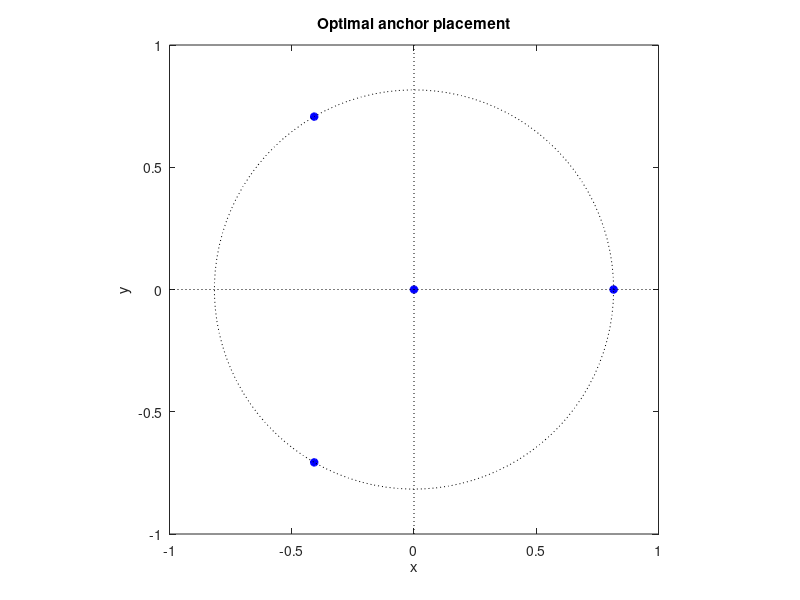
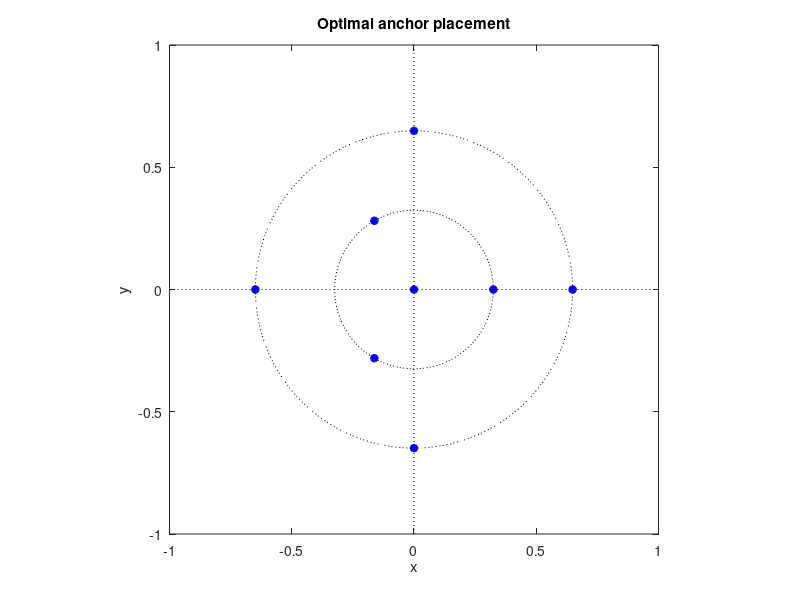
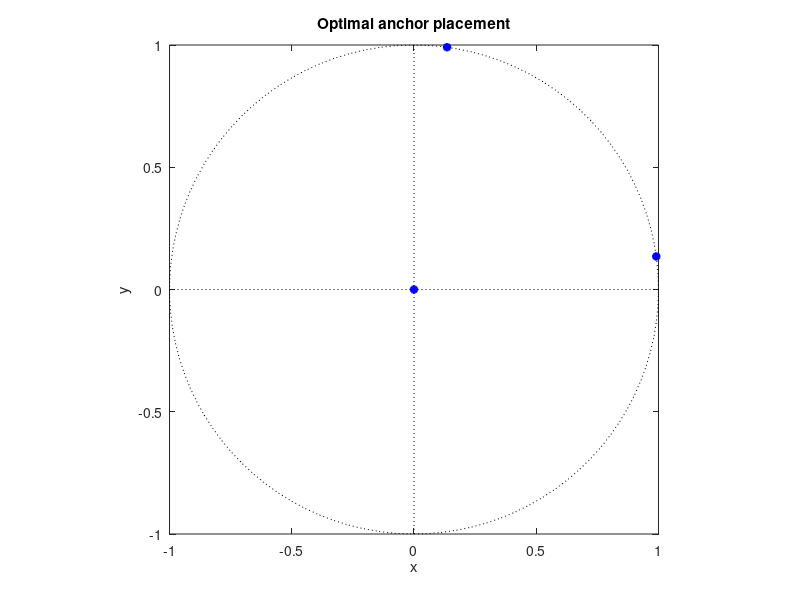
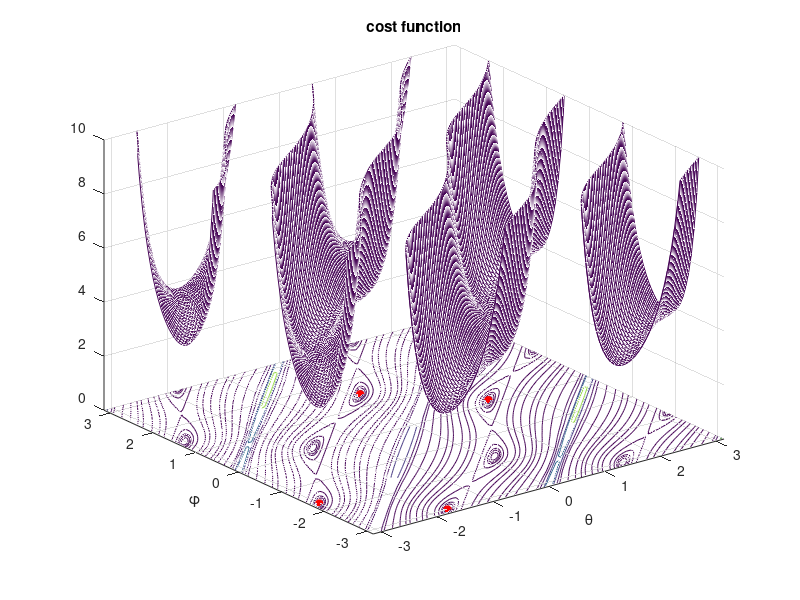

Source code (MATLAB) for these figures, in order:
% Fig 1 3 anchors 
% Fig 2 7 acnhors
close all
N=3;
xy=exp(1j*2*pi*(0:N-1)/N);
x=real(xy);
y=imag(xy);
x=x/norm(x);
y=y/norm(y);

figure(1)
plot([0 x],[0 y], 'b*','LineWidth',2)
hold on
plot([-1,1], [0,0],':k')
plot([0,0],[-1,1],':k')
r=sqrt(x(1)^2+y(1)^2);
 plot(r*exp(1j*linspace(0,2*pi)),':k')
hold off
axis equal
axis ([-1 1 -1 1])
xlabel('x')
ylabel('y')
title('Optimal anchor placement')
%%
figure(2)

N=3;
xy=exp(1j*2*pi*(0:N-1)/N);
x1=0.5*real(xy);
y1=0.5*imag(xy);

N=4;
xy=exp(1j*2*pi*(0:N-1)/N);
x2=real(xy);
y2=imag(xy);

x=[x1 x2];
y=[y1 y2];
x=x/norm(x);
y=y/norm(y);
r1=sqrt(x(1)^2+y(1)^2);
r2=sqrt(x(end)^2+y(end)^2);
plot([0 x], [0,y],'b*','LineWidth',2)
hold on
plot([-1,1], [0,0],':k')
plot([0,0],[-1,1],':k')
 plot(r1*exp(1j*linspace(0,2*pi)),':k')
 plot(r2*exp(1j*linspace(0,2*pi)),':k')
hold off
xlabel('x')
ylabel('y')

axis equal
axis ([-1 1 -1 1])
title('Optimal anchor placement')
%%
figure(3)
theta=0.5*asin(2-sqrt(3));
phi=pi/2-theta;

th_opt=theta;
ph_opt=phi;

x_opt=[cos(th_opt) sin(th_opt)];
y_opt=[cos(ph_opt) sin(ph_opt)];



plot([0 x_opt], [0,y_opt],'b*','LineWidth',2)
hold on
plot([-1,1], [0,0],':k')
plot([0,0],[-1,1],':k')
 plot(exp(1j*linspace(0,2*pi)),':k')
hold off

axis equal
axis ([-1 1 -1 1])

xlabel('x')
ylabel('y')

title('Optimal anchor placement')

%minimum of cost 
x1=x_opt(1);
x2=x_opt(2);
y1=y_opt(1);
y2=y_opt(2);

ip=x1.*y1+x2.*y2;
cost_min=(((x1+x2)-(y1+y2).*ip).^2+((y1+y2)-(x1+x2).*ip).^2 +2*(1-ip.^2))./(1-ip.^2).^2;



[th, ph]=meshgrid(linspace(-pi,pi));
    
x1=cos(th);
x2=sin(th);
y1=cos(ph);
y2=sin(ph);
ip=x1.*y1+x2.*y2;
cost=(((x1+x2)-(y1+y2).*ip).^2+((y1+y2)-(x1+x2).*ip).^2 +2*(1-ip.^2))./(1-ip.^2).^2;
for k=1:length(th)
    cost(k,k)=nan;
end
       

figure(4)
mesh(th,ph, cost)

hold on 
contour(th,ph,cost,[  3.73:0.02:3.8 3.85 4 4.5 5 6  8   10 15 30 100 200 1000 2000 5000] )
plot(th_opt,ph_opt, '*r','LineWidth',2)
plot(th_opt -pi,ph_opt-pi, '*r','LineWidth',2)
plot(ph_opt,th_opt, '*r','LineWidth',2)
plot(ph_opt -pi,th_opt-pi, '*r','LineWidth',2)
hold off
axis([-pi pi -pi pi 0 10])
xlabel('\theta')
ylabel('\phi')
title('cost function')

